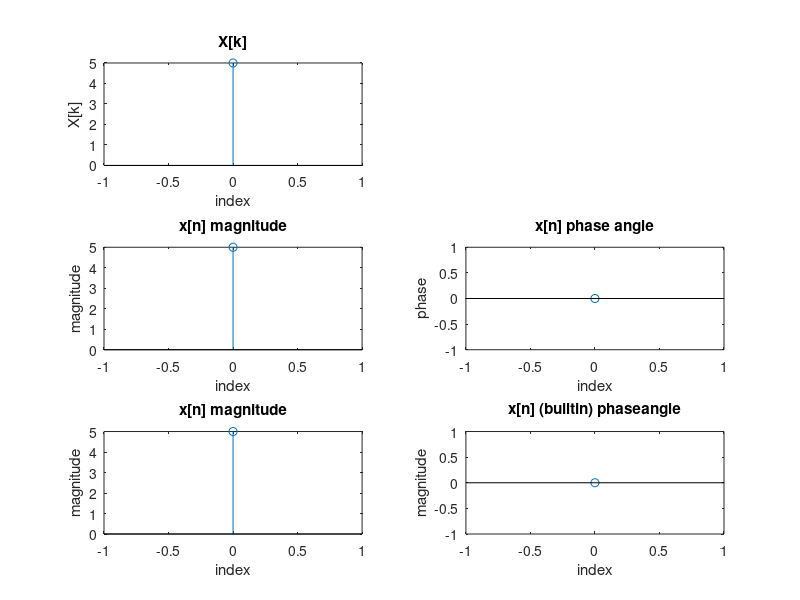

Source code (MATLAB):
X=input("Enter X[k]:");
N=length(X);
x=zeros(1,N);
for n=0:N-1
    for k=0:N-1
        x(n+1)=x(n+1)+X(k+1)*exp((2j*pi*n*k)/N);
    end
end 
x=x./N;
x_builtin=ifft(X);
subplot(321)
stem(0:N-1,X)
xlabel("index");
ylabel("X[k]");
title("X[k]");
subplot(323)
stem(0:N-1,abs(x));
xlabel("index");
ylabel("magnitude");
title("x[n] magnitude");
subplot(324)
stem(0:N-1,angle(x));
xlabel("index");
ylabel("phase");
title("x[n] phase angle");
subplot(325)
stem(0:N-1,abs(x_builtin));
xlabel("index");
ylabel("magnitude");
title("x[n] magnitude");
subplot(326)
stem(0:N-1,angle(x_builtin));
xlabel("index");
ylabel("magnitude");
title("x[n] (builtin) phaseangle");